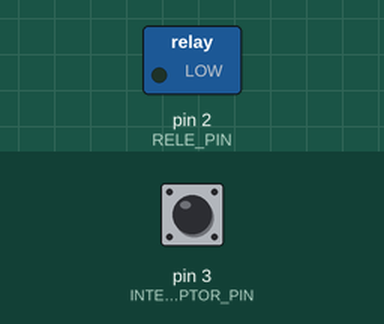
This sketch was run on a simulated Arduino Uno, built with avr-gcc and run on an emulated ATmega328P. Shown: switched loads named in the sketch (green lamp = pin HIGH). The inputs (shaded band) are chosen by the test bench; at power-on: pin 3 (INTERRUPTOR_PIN) LOW.

Above: at 1.2 s.
1.3 s: pin 3 (INTERRUPTOR_PIN) pulled HIGH for 0.15 s
At 1.4 s:
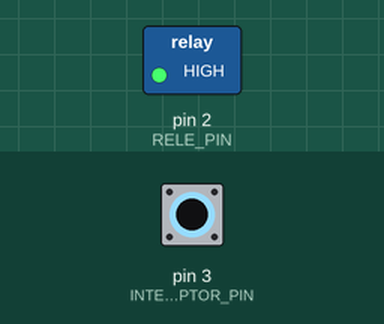
3.0 s: pin 3 (INTERRUPTOR_PIN) pulled HIGH for 3.2 s
At 7.6 s:
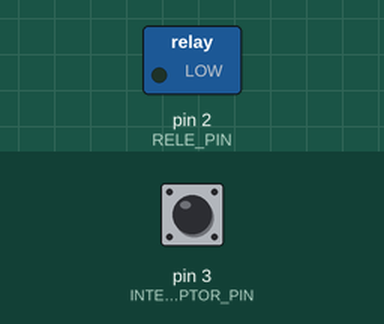
Timing chart, 0 to 9.1 s (numbered marks = the images above; inputs shaded):
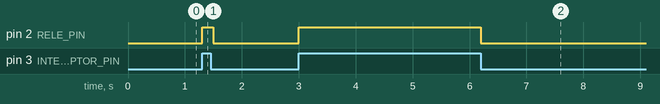

The sketch:

ligaEDesliga1ReleInterruptor.ino
```cpp
#define INTERRUPTOR_PIN 3  // Pino ao qual o interruptor está conectado
#define RELE_PIN 2         // Pino ao qual o relé está conectado

void setup() {
  pinMode(INTERRUPTOR_PIN, INPUT);
  pinMode(RELE_PIN, OUTPUT);
}


void loop() {
  if (digitalRead(INTERRUPTOR_PIN) == HIGH) {
    // Interruptor ligado
    digitalWrite(RELE_PIN, HIGH);  // Ligar o relé
    while (digitalRead(INTERRUPTOR_PIN) == HIGH) {
      delay(100);
    }
  } else {
    // Interruptor desligado
    digitalWrite(RELE_PIN, LOW);   // Desligar o relé
  }
}
```

Measured:
- after the input at 1.3 s, pin 2 (RELE_PIN): LOW → HIGH at once, → LOW 0.20 s later
- after the input at 3.0 s, pin 2 (RELE_PIN): LOW → HIGH at once, → LOW 3.2 s later
